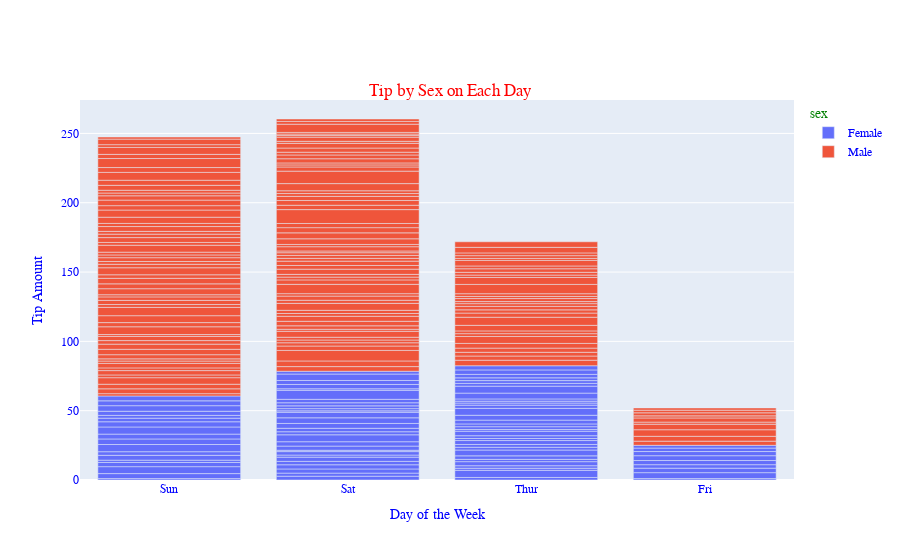

The code cell stored with this chart in its notebook:
### Code cell
df_tips = px.data.tips()
fig = px.bar(df_tips, x = "day", y = "tip", color = "sex",
      title = "Tip by Sex on Each Day",
      labels = dict(tip = "Tip Amount", day = "Day of the Week"))


fig.update_layout(
    font_family="Courier New",
    font_color="blue",
    title_font_family="Arial",
    title_font_color="red",
    legend_title_font_color="green",
    title_x = 0.5,
    title_y = 0.85)

### Figure 1 — Plotly figure (JSON) as saved in the notebook; plotly's stock layout.template omitted (floating-point values rounded to 4 significant figures; data arrays with more than 128 entries replaced by an {"elided": "..."} marker saying what was removed)
{"data": [{"alignmentgroup": "True", "hovertemplate": "sex=Female<br>Day of the Week=%{x}<br>Tip Amount=%{y}<extra></extra>", "legendgroup": "Female", "marker": {"color": "#636efa", "pattern": {"shape": ""}}, "name": "Female", "offsetgroup": "Female", "orientation": "v", "showlegend": true, "textposition": "auto", "type": "bar", "x": ["Sun", "Sun", "Sun", "Sun", "Sun", "Sun", "Sat", "Sat", "Sat", "Sat", "Sat", "Sat", "Sun", "Sun", "Sat", "Sat", "Sat", "Sat", "Sat", "Sat", "Sat", "Thur", "Thur", "Fri", "Fri", "Fri", "Fri", "Fri", "Sat", "Sat", "Sat", "Sat", "Sat", "Sun", "Sun", "Thur", "Thur", "Thur", "Thur", "Thur", "Thur", "Thur", "Thur", "Thur", "Thur", "Thur", "Thur", "Thur", "Thur", "Thur", "Thur", "Thur", "Thur", "Thur", "Thur", "Thur", "Thur", "Sun", "Sun", "Sun", "Sun", "Sun", "Sat", "Sat", "Sun", "Sun", "Sun", "Thur", "Thur", "Thur", "Thur", "Thur", "Thur", "Thur", "Sat", "Sat", "Sat", "Sat", "Sat", "Fri", "Fri", "Fri", "Fri", "Sat", "Sat", "Sat", "Thur"], "xaxis": "x", "y": [1.01, 3.61, 5, 3.02, 1.67, 3.5, 2.75, 2.23, 3, 3, 2.45, 3.07, 2.6, 5.2, 1.5, 2.47, 1, 3, 3.14, 5, 2.2, 1.83, 5.17, 1, 4.3, 3.25, 2.5, 3, 2.5, 3.48, 4.08, 4, 1, 4, 3.5, 1.5, 1.8, 2.92, 1.68, 2.52, 4.2, 2, 2, 2.83, 1.5, 2, 3.25, 1.25, 2, 2, 2.75, 3.5, 5, 2.3, 1.5, 1.36, 1.63, 5.14, 3.75, 2.61, 2, 3, 1.61, 2, 4, 3.5, 3.5, 4.19, 5, 2, 2.01, 2, 2.5, 3.23, 2.23, 2.5, 6.5, 1.1, 3.09, 3.48, 3, 2.5, 2, 2.88, 4.67, 2, 3], "yaxis": "y"}, {"alignmentgroup": "True", "hovertemplate": "sex=Male<br>Day of the Week=%{x}<br>Tip Amount=%{y}<extra></extra>", "legendgroup": "Male", "marker": {"color": "#EF553B", "pattern": {"shape": ""}}, "name": "Male", "offsetgroup": "Male", "orientation": "v", "showlegend": true, "textposition": "auto", "type": "bar", "x": {"elided": "157 str values"}, "xaxis": "x", "y": {"elided": "157 float values"}, "yaxis": "y"}], "layout": {"barmode": "relative", "font": {"color": "blue", "family": "Courier New"}, "legend": {"title": {"font": {"color": "green"}, "text": "sex"}, "tracegroupgap": 0}, "title": {"font": {"color": "red", "family": "Arial"}, "text": "Tip by Sex on Each Day", "x": 0.5, "y": 0.85}, "xaxis": {"anchor": "y", "domain": [0, 1], "title": {"text": "Day of the Week"}}, "yaxis": {"anchor": "x", "domain": [0, 1], "title": {"text": "Tip Amount"}}}}
